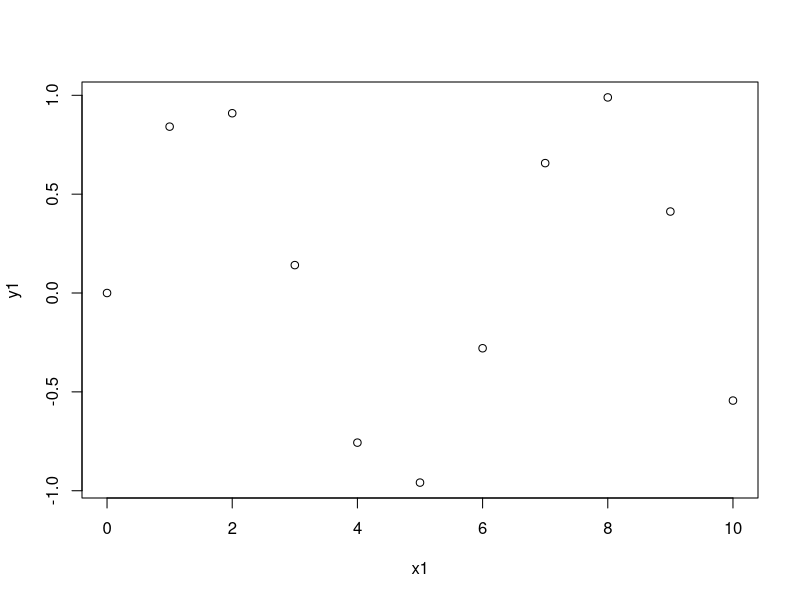

R code for this plot:
# tut01_first-script
# Richard Layton
# 2017-08-31

# clear variables from workspace
rm(list = ls())

# create an array 0, 1, 2, ..., 10
x1 <- seq(from = 0, to = 10, by = 1)

# create a second array that is a function of the first
y1 <- sin(x1)

# plot y1 as a function of x1
plot(x1, y1)

# last line
